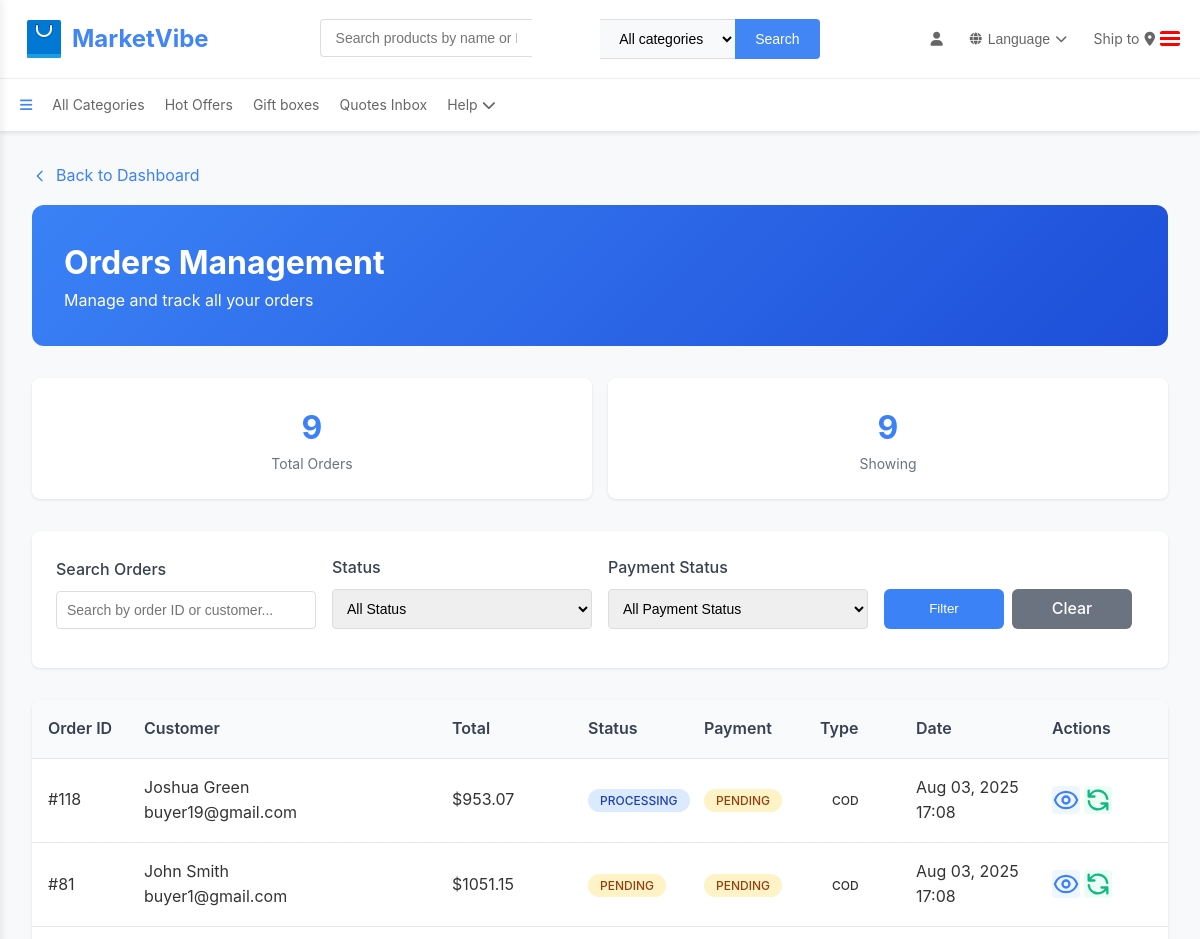
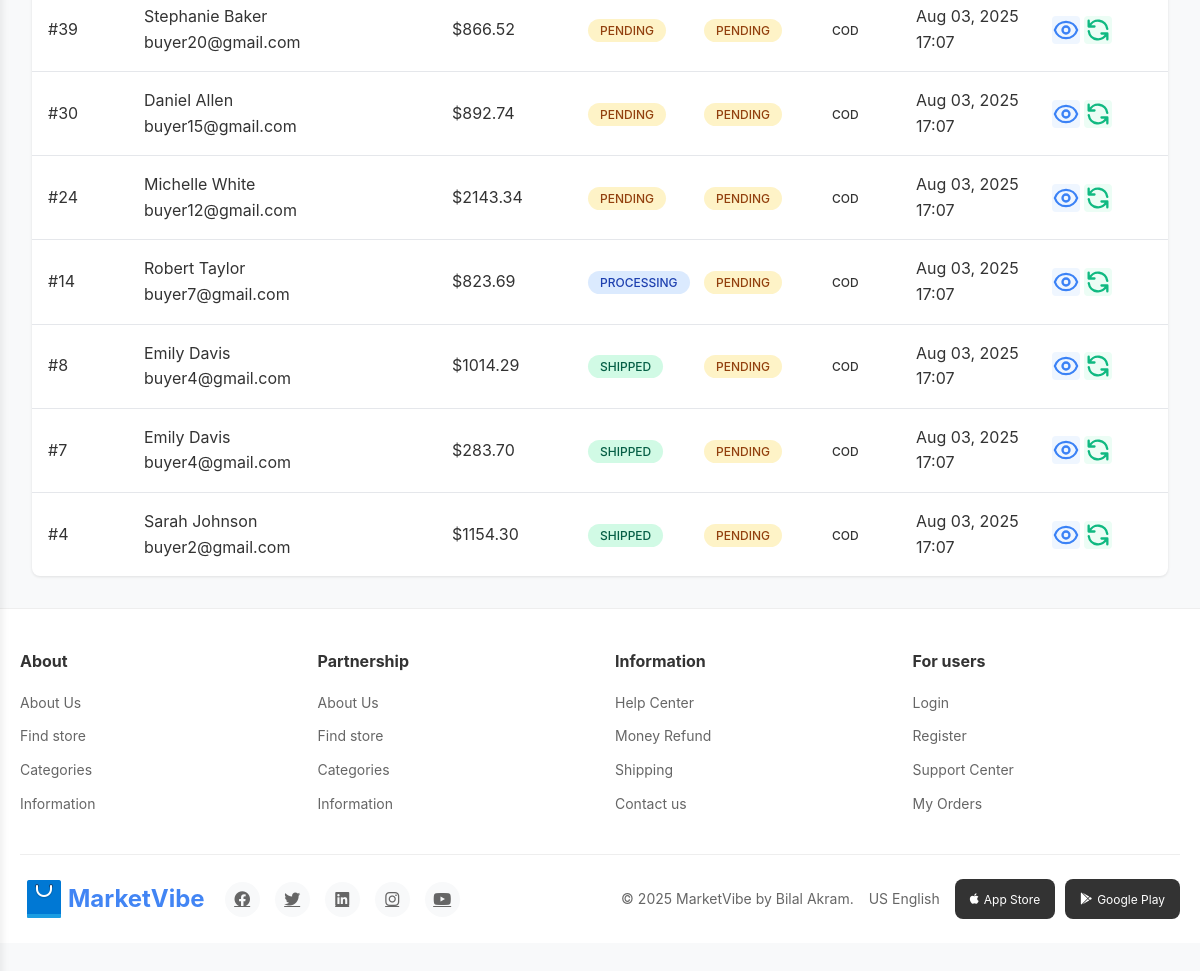
Screenshot of /orders/list/ (signed in) with the database file from the repository (2 pictures, top to bottom).
### buyer/models.py (models this page shows, shortened)
class Order(models.Model):
    buyer = models.ForeignKey(Buyer, on_delete=models.CASCADE)
    seller = models.ForeignKey("seller.Seller", on_delete=models.CASCADE)
    status = models.CharField(max_length=20, choices=OrderStatus.choices, default=OrderStatus.PENDING)
    total_amount = models.FloatField()
    payment_status = models.CharField(max_length=20, choices=PaymentStatus.choices, default=PaymentStatus.PENDING)
    order_type = models.CharField(max_length=20, choices=[('cod', 'Cash on Delivery'), ('stripe', 'Stripe')], default='cod')
    promotion = models.ForeignKey("seller.Promotion", on_delete=models.SET_NULL, null=True, blank=True)
    delivery_address = models.TextField()
    tracking_number = models.CharField(max_length=100, blank=True, null=True)
    notes = models.TextField(blank=True, null=True)
    created_at = models.DateTimeField(default=timezone.now)
    updated_at = models.DateTimeField(auto_now=True)
    expected_delivery_date = models.DateField(blank=True, null=True)
    class Meta:
        ordering = ['-created_at']

class Buyer(models.Model):
    name = models.CharField(max_length=100)
    email = models.EmailField(unique=True)
    image = models.BinaryField(blank=True, null=True)  # Storing image as binary data (BLOB)
    phone = models.CharField(max_length=20, null=True, blank=True)
    date_of_birth = models.DateField(null=True, blank=True)
    address = models.TextField(blank=True, null=True)
    created_at = models.DateTimeField(default=timezone.now)
    updated_at = models.DateTimeField(auto_now=True)
    def get_image_base64(self):
        """Returns the base64 string to display in templates"""
        if self.image:
            return base64.b64encode(self.image).decode('utf-8')
        return None
    image_data = property(get_image_base64)

### seller/views.py (the view)
# urls.py: path('orders/list/', views.seller_orders_list, name='orders_list'),
@login_required
def seller_orders_list(request):
    seller = get_object_or_404(Seller, user=request.user)
    orders = Order.objects.filter(seller=seller).select_related('buyer').order_by('-created_at')
    search_query = request.GET.get('search', '')
    if search_query:
        orders = orders.filter(
            Q(id__icontains=search_query) |
            Q(buyer__name__icontains=search_query) |
            Q(buyer__email__icontains=search_query)
        )
    status_filter = request.GET.get('status', '')
    if status_filter:
        orders = orders.filter(status=status_filter)
    payment_status_filter = request.GET.get('payment_status', '')
    if payment_status_filter:
        orders = orders.filter(payment_status=payment_status_filter)
    from django.core.paginator import Paginator
    paginator = Paginator(orders, 20)
    page_number = request.GET.get('page')
    page_obj = paginator.get_page(page_number)
    context = {
        'seller': seller,
        'orders': page_obj,
        'total_orders': orders.count(),
    }
    if request.headers.get('X-Requested-With') == 'XMLHttpRequest':
        return render(request, 'seller/orders_list_ajax.html', context)
    return render(request, 'seller/orders_list.html', context)

### buyer/context_processors.py (called while the page is built, shortened)
def user_sidebar_data(request):
    context = {
        'user_type': None,
        'buyer': None,
        'seller': None,
        'image_base64': None
    }
    if hasattr(request, 'user') and request.user.is_authenticated:
        try:
            buyer = Buyer.objects.filter(email=request.user.email).first()
        except Buyer.DoesNotExist:
            pass
        try:
            seller = Seller.objects.filter(email=request.user.email).first()
            if seller:
                context.update({
                    'user_type': 'seller',
                    'seller': seller,
                    'image_base64': seller.get_image_base64() if seller.image else None
                })
                return context
        except Seller.DoesNotExist:
            pass
    return context

### seller/templates/seller/orders_list.html (shortened to what this page needs)
{% extends 'index.html' %}
{% load static %}
{% block content %}
<!DOCTYPE html>
<html lang="en" data-theme="light">
<head>
</head>
<body>
    <div class="orders-container">
        <a href="{% url 'sellers:seller_dashboard' %}" class="back-link">
            <svg width="16" height="16" fill="none" stroke="currentColor" viewBox="0 0 24 24">
                <path stroke-linecap="round" stroke-linejoin="round" stroke-width="2" d="M15 19l-7-7 7-7"></path>
            </svg>
            Back to Dashboard
        </a>
        <div class="page-header">
            <h1 class="text-3xl font-bold mb-2">Orders Management</h1>
            <p class="text-blue-100">Manage and track all your orders</p>
        </div>
        <div class="stats-grid">
            <div class="stat-card">
                <div class="stat-value">{{ total_orders }}</div>
                <div class="stat-label">Total Orders</div>
            </div>
            <div class="stat-card">
                <div class="stat-value">{{ orders|length }}</div>
                <div class="stat-label">Showing</div>
            </div>
        </div>
        <div class="filters-section">
            <form method="GET" class="filters-grid">
                <div class="form-group">
                    <label class="form-label">Search Orders</label>
                    <input type="text" name="search" value="{{ request.GET.search }}" placeholder="Search by order ID or customer..." class="form-input">
                </div>
                <div class="form-group">
                    <label class="form-label">Status</label>
                    <select name="status" class="form-select">
                        <option value="">All Status</option>
                    </select>
                </div>
                <div class="form-group">
                    <label class="form-label">Payment Status</label>
                    <select name="payment_status" class="form-select">
                        <option value="">All Payment Status</option>
                    </select>
                </div>
                <div class="form-group">
                    <div class="button-group">
                        <button type="submit" class="btn btn-primary" >Filter</button>
                        <a href="{% url 'sellers:orders_list' %}" class="btn btn-secondary">Clear</a>
                    </div>
                </div>
            </form>
        </div>
        <div class="orders-table" id="ordersTableContainer">
            <div class="table-header table-row">
                <div>Order ID</div>
                <div>Customer</div>
                <div>Total</div>
                <div>Status</div>
                <div>Payment</div>
                <div>Type</div>
                <div>Date</div>
                <div>Actions</div>
            </div>
            {% if orders %}
                {% for order in orders %}
                <div class="table-row">
                    <div class="font-mono text-sm">#{{ order.id }}</div>
                    <div>
                        {% if order.buyer.name %}
                            {{ order.buyer.name }}
                        {% elif order.buyer.user %}
                            {{ order.buyer.user.username }}
                        {% else %}
                            Anonymous
                        {% endif %}
                        <div class="text-xs text-gray-500">{{ order.buyer.email }}</div>
                    </div>
                    <div class="font-semibold">${{ order.total_amount|floatformat:2 }}</div>
                    <div>
                        <span class="status-badge status-{{ order.status|lower }}">
                            {{ order.get_status_display }}
                        </span>
                    </div>
                                <div>
                <span class="status-badge status-{{ order.payment_status|lower }}">
                    {{ order.get_payment_status_display }}
                </span>
            </div>
            <div>
                <span class="status-badge status-{{ order.order_type|lower }}">
                    {{ order.order_type|upper }}
                </span>
            </div>
            <div class="text-sm text-gray-600">
                {{ order.created_at|date:"M d, Y" }}
                <div class="text-xs">{{ order.created_at|time:"H:i" }}</div>
            </div>
                    <div style="display: flex; gap: 0.25rem;">
                        <button onclick="viewOrderDetails('{{ order.id }}')" title="View Details" class="action-btn view-btn">
                        </button>
                        <button onclick="updateOrderStatus('{{ order.id }}')" title="Update Status" class="action-btn update-btn">
                            <svg width="30" height="30" fill="none" stroke="currentColor" viewBox="0 0 24 24">
                                <path stroke-linecap="round" stroke-linejoin="round" stroke-width="2" d="M4 4v5h.582m15.356 2A8.001 8.001 0 004.582 9m0 0H9m11 11v-5h-.581m0 0a8.003 8.003 0 01-15.357-2m15.357 2H15"></path>
                            </svg>
                        </button>
                    </div>
                </div>
                {% endfor %}
            {% endif %}
        </div>
    </div>
</body>
</html>
{% endblock %}

### seller/templates/index.html (style rules this page uses)
* { margin: 0; padding: 0; box-sizing: border-box; }
body { font-family: -apple-system, BlinkMacSystemFont, 'Segoe UI', Roboto, Oxygen, Ubuntu, Cantarell, sans-serif; line-height: 1.6; color: #333; background-color: #f8f9fa; }
.form-group { margin-bottom: 15px; }
.form-group input, .form-group select { width: 100%; padding: 10px; border: 1px solid #ddd; border-radius: 4px; font-size: 14px; }

### seller/templates/seller/orders_list.html (style rules this page uses)
.orders-container { max-width: 1200px; margin: 0 auto; padding: 2rem; }
.page-header { background: linear-gradient(135deg, #3B82F6 0%, #1D4ED8 100%); color: white; padding: 2rem; border-radius: 0.75rem; margin-bottom: 2rem; }
.stats-grid { display: grid; grid-template-columns: repeat(auto-fit, minmax(200px, 1fr)); gap: 1rem; margin-bottom: 2rem; }
.stat-card { background: white; padding: 1.5rem; border-radius: 0.5rem; text-align: center; box-shadow: 0 1px 3px rgba(0, 0, 0, 0.1); }
.stat-value { font-size: 2rem; font-weight: bold; color: #3B82F6; }
.stat-label { color: #6B7280; font-size: 0.875rem; }
.filters-section { background: white; padding: 1.5rem; border-radius: 0.5rem; margin-bottom: 2rem; box-shadow: 0 1px 3px rgba(0, 0, 0, 0.1); }
.filters-grid { display: grid; grid-template-columns: repeat(auto-fit, minmax(200px, 1fr)); gap: 1rem; align-items: end; }
.form-group { display: flex; flex-direction: column; }
.form-label { font-weight: 500; margin-bottom: 0.5rem; color: #374151; }
.form-input, .form-select { padding: 0.5rem; border: 1px solid #D1D5DB; border-radius: 0.375rem; font-size: 0.875rem; }
.btn { padding: 0.5rem 1rem; border-radius: 0.375rem; font-weight: 500; text-decoration: none; display: inline-flex; align-items: center; gap: 0.5rem; cursor: pointer; border: none; transition: all 0.2s; }
.btn-primary { background: #3B82F6; color: white; }
.btn-secondary { background: #6B7280; color: white; }
.button-group { display: flex; gap: 0.5rem; align-items: center; }
.button-group .btn { flex: 1; min-width: 80px; max-width: 120px; height: 40px; justify-content: center; }
.orders-table { background: white; border-radius: 0.5rem; overflow: hidden; box-shadow: 0 1px 3px rgba(0, 0, 0, 0.1); }
.table-header { background: #F9FAFB; padding: 1rem; border-bottom: 1px solid #E5E7EB; font-weight: 600; color: #374151; }
.table-row { padding: 1rem; border-bottom: 1px solid #E5E7EB; display: grid; grid-template-columns: 80px 1fr 120px 100px 100px 80px 120px 100px; gap: 1rem; align-items: center; }
.table-row:last-child { border-bottom: none; }
.status-badge { padding: 0.25rem 0.75rem; border-radius: 1rem; font-size: 0.75rem; font-weight: 500; text-transform: uppercase; }
.status-pending { background: #FEF3C7; color: #92400E; }
.status-processing { background: #DBEAFE; color: #1E40AF; }
.status-shipped { background: #D1FAE5; color: #065F46; }
.back-link { display: inline-flex; align-items: center; gap: 0.5rem; color: #3B82F6; text-decoration: none; margin-bottom: 1rem; }
.action-btn { display: inline-flex; align-items: center; justify-content: center; width: 28px; height: 28px; border: none; border-radius: 4px; cursor: pointer; transition: all 0.2s ease; background: transparent; }
.view-btn { color: #3B82F6; background: #EFF6FF; }
.update-btn { color: #10B981; background: #ECFDF5; }

### rows the page displays
Order: id "118", buyer.name "Joshua Green", buyer.email "buyer19@gmail.com", total_amount "953.07", status "PROCESSING", payment_status "PENDING", order_type "COD", created_at "Aug 03, 2025", created_at "17:08"
Order: id "81", buyer.name "John Smith", buyer.email "buyer1@gmail.com", total_amount "1051.15", status "PENDING", payment_status "PENDING", order_type "COD", created_at "Aug 03, 2025", created_at "17:08"
Order: id "39", buyer.name "Stephanie Baker", buyer.email "buyer20@gmail.com", total_amount "866.52", status "PENDING", payment_status "PENDING", order_type "COD", created_at "Aug 03, 2025", created_at "17:07"
Order: id "30", buyer.name "Daniel Allen", buyer.email "buyer15@gmail.com", total_amount "892.74", status "PENDING", payment_status "PENDING", order_type "COD", created_at "Aug 03, 2025", created_at "17:07"
Order: id "24", buyer.name "Michelle White", buyer.email "buyer12@gmail.com", total_amount "2143.34", status "PENDING", payment_status "PENDING", order_type "COD", created_at "Aug 03, 2025", created_at "17:07"
Order: id "14", buyer.name "Robert Taylor", buyer.email "buyer7@gmail.com", total_amount "823.69", status "PROCESSING", payment_status "PENDING", order_type "COD", created_at "Aug 03, 2025", created_at "17:07"
Order: id "8", buyer.name "Emily Davis", buyer.email "buyer4@gmail.com", total_amount "1014.29", status "SHIPPED", payment_status "PENDING", order_type "COD", created_at "Aug 03, 2025", created_at "17:07"
Order: id "7", buyer.name "Emily Davis", buyer.email "buyer4@gmail.com", total_amount "283.70", status "SHIPPED", payment_status "PENDING", order_type "COD", created_at "Aug 03, 2025", created_at "17:07"
Order: id "4", buyer.name "Sarah Johnson", buyer.email "buyer2@gmail.com", total_amount "1154.30", status "SHIPPED", payment_status "PENDING", order_type "COD", created_at "Aug 03, 2025", created_at "17:07"

### other values shown
{{ total_orders }} "9"
{{ orders|length }} "9"
